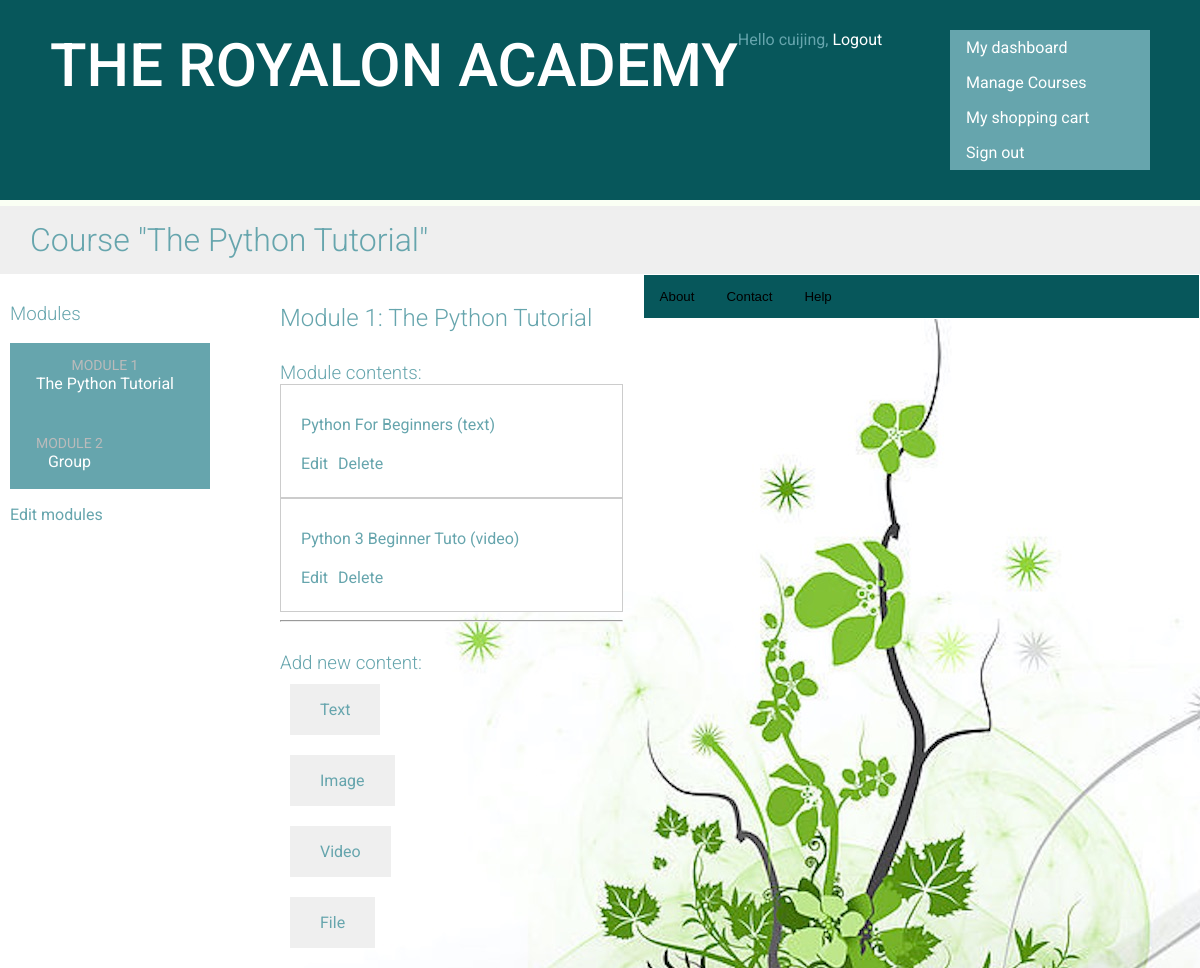
Before: /course/module/43/ (signed in) with the older database file.
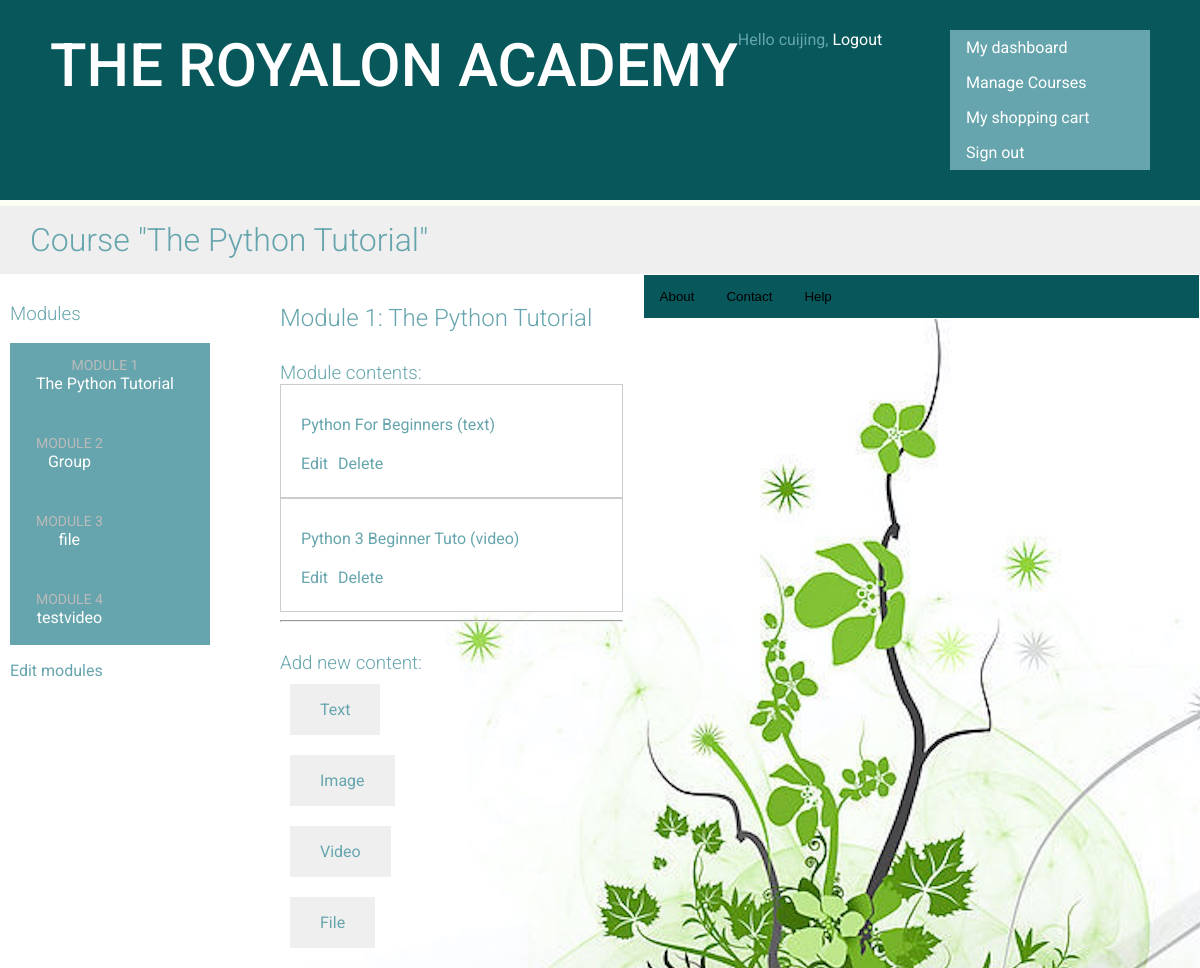
After: the same page with the newer database file.
### courses/models.py (models this page shows, shortened)
class Module(models.Model):
    course = models.ForeignKey(Course, related_name='modules')
    title = models.CharField(max_length=200)
    description = models.TextField(blank=True)
    order = OrderField(blank=True, for_fields=['course'])
    class Meta:
        ordering = ['order']

class Content(models.Model):
    module = models.ForeignKey(Module, related_name='contents')
    content_type = models.ForeignKey(ContentType,
                                     limit_choices_to={'model__in':('text',
                                                                    'video',
                                                                    'image',
                                                                    'file')})
    object_id = models.PositiveIntegerField()
    item = GenericForeignKey('content_type', 'object_id')
    order = OrderField(blank=True, for_fields=['module'])
    class Meta:
        ordering = ['order']

class ItemBase(models.Model):
    owner = models.ForeignKey(User, related_name='%(class)s_related')
    title = models.CharField(max_length=250)
    created = models.DateTimeField(auto_now_add=True)
    updated = models.DateTimeField(auto_now=True)
    class Meta:
        abstract = True
    def __str__(self):
        return self.title

class Text(ItemBase):
    content = models.TextField()

class Video(ItemBase):
    url = models.URLField()

### courses/views.py (the view)
# urls.py: url(r'^module/(?P<module_id>\d+)/$', views.ModuleContentListView.as_view(), name='module_content_list'),
class ModuleContentListView(TemplateResponseMixin, View):
    template_name = 'courses/manage/module/content_list.html'
    def get(self, request, module_id):
        module = get_object_or_404(Module,
                                   id=module_id,
                                   course__owner=request.user)
        return self.render_to_response({'module': module})

### cart/context_processors.py (called while the page is built)
def cart(request):
    return {'cart': Cart(request)}

### courses/templatetags/course.py (called while the page is built)
@register.filter
def model_name(obj):
    try:
        return obj._meta.model_name
    except AttributeError:
        return None

### courses/templates/courses/manage/module/content_list.html (shortened to what this page needs)
{% extends "base.html" %}
{% load course %}
{% block content %}
{% with course=module.course %}
    <h1>Course "{{ course.title }}"</h1>
    <div class="contents">
        <h3>Modules</h3>
        <ul id="modules">
        {% for m in course.modules.all %}
            <li data-id="{{ m.id }}" {% if m == module %}class="selected"{% endif %}>
                <a href="{% url "module_content_list" m.id %}">
                    <span>
                        Module <span class="order">{{ m.order|add:1 }}</span>
                    </span>
                    <br>
                    {{ m.title }}
                </a>
            </li>
        {% empty %}
            <li>No modules yet.</li>
        {% endfor %}
        </ul>
        <p><a href="{% url "course_module_update" course.id %}">Edit modules</a></p>
    </div>
    <div class="module">
        <h2>Module {{ module.order|add:1 }}: {{ module.title }}</h2>
        <h3>Module contents:</h3>
        <div id="module-contents">
            {% for content in module.contents.all %}
            <div data-id="{{ content.id }}">
                {% with item=content.item %}
                    <p>{{ item }} ({{ item|model_name }})</p>
                    <a href="{% url "module_content_update" module.id item|model_name item.id %}">Edit</a>
                    <form action="{% url "module_content_delete" content.id %}" method="post">
                        <input type="submit" value="Delete">
                    </form>
                {% endwith %}
            </div>
            {% empty %}
                <p>This module has no contents yet.</p>
            {% endfor %}
        </div>
        <hr>
        <h3>Add new content:</h3>
        <ul class="content-types">
            <li><a href="{% url "module_content_create" module.id "text" %}">Text</a></li>
            <li><a href="{% url "module_content_create" module.id "image" %}">Image</a></li>
            <li><a href="{% url "module_content_create" module.id "video" %}">Video</a></li>
            <li><a href="{% url "module_content_create" module.id "file" %}">File</a></li>
        </ul>
    </div>
{% endwith %}
{% endblock %}

Changed rows visible on the page:
added Module: order|add "3", title "file"
added Module: order|add "4", title "testvideo"
